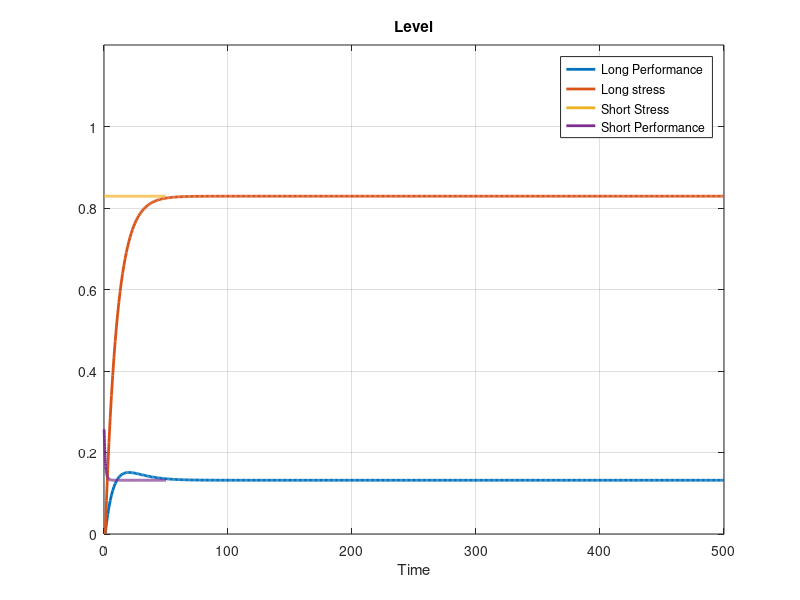

MATLAB code for this plot:
clc
clear;


% Time vector
% duration
T = 50;
% change rate (0 to 1)
dt = 0.1;
% time steps
numSteps = T / dt;
% vectorization of time space
time = linspace(0, T, numSteps);

% Initialize arrays to store the variables over time
HR = zeros(1, numSteps); % Heart Rate
SQ = zeros(1, numSteps); % Sleep Quality
MC = zeros(1, numSteps); % Mission Complexity
ES = zeros(1, numSteps); % Environmental Stressor
EL = zeros(1, numSteps); % Experienced Level

% Initial values
for t = 1:numSteps
  HR(t) = 0.80;
  SQ(t) = 0.05;
  MC(t) = 0.85;
  EL_base(t) = 0.10;
  ES(t) = 0.88;
end

% Initialize arrays for the other variables
CL = zeros(1, numSteps);
SLs = zeros(1, numSteps);
PF = zeros(1, numSteps);
RT = zeros(1, numSteps);
SA = zeros(1, numSteps);
Ps = zeros(1, numSteps);
SLl = zeros(1, numSteps);
Pl = zeros(1, numSteps);

% Initial values for long-term variables
SLl(1) = 0.0;
Pl(1) = 0.0;

% Define parameters (tune these as needed)
alpha_CL = 0.3;
w_CL1 = 0.3;
w_CL2 = 0.3;
w_CL3 = 0.4;
beta_CL = 0.3;

w_SLs1 = 0.3;
w_SLs2 = 0.3;
w_SLs3 = 0.4;
lamda_SLs = 0.3;
alpha_SLs = 0.4;

alpha_PF = 0.5;
w_PF1 = 0.5;
w_PF2 = 0.5;

gamma_RT = 0.5;
w_RT1 = 0.5;
w_RT2 = 0.5;
w_RT3 = 0.5;
w_RT4 = 0.5;

beta_SA = 0.5;
w_SA1 = 0.3;
w_SA2 = 0.3;
w_SA3 = 0.3;

delta_EL = 0.5;

eta_Ps = 0.5;
w_Ps1 = 0.5;
w_Ps2 = 0.5;
w_Ps3 = 0.5;
w_Ps4 = 0.5;

CL(1) = (1 - alpha_CL * EL(1)) * ((w_CL1 * MC(1) + w_CL2 * ES(1) + w_CL3 * HR(1)) - beta_CL * SQ(1));

SLs(1) = ((w_SLs1 * HR(1) + w_SLs2 * ES(1) + w_SLs3 * MC(1)) - lamda_SLs * SQ(1)) * (1 - alpha_SLs * EL(1)) ;

PF(1) = alpha_PF * (w_PF1 * HR(1) + w_PF2 * (1 - SQ(1))) + (1 - alpha_PF) * SLl(1);

RT(1) = gamma_RT *( w_RT1*SQ(1) + w_RT2*SA(1)) + (1 - gamma_RT) * (1-(w_RT3*CL(1) + w_RT4*PF(1)));

SA(1) = (beta_SA *(w_SA1 * SQ(1) + w_SA2 * EL(1) + w_SA3 * Pl(1)) + (1 - beta_SA)*(1 - CL(1)));

Ps(1) = eta_Ps *(w_Ps1 * SA(1) + w_Ps2 * RT(1)) + (1- eta_Ps)*(1-(w_Ps3* SLs(1) + w_Ps4 * PF(1)));

EL(1) = delta_EL * EL_base(1) + (1 - delta_EL) * Pl(1);

for t = 2 : numSteps
    % Compute Cognitive Load (CL)
    CL(t) = (1 - alpha_CL * EL(t)) * ((w_CL1 * MC(t) + w_CL2 * ES(t) + w_CL3 * HR(t)) - beta_CL * SQ(t));

    % Compute Short-Term Stress Level (SLs)
    SLs(t) = ((w_SLs1 * HR(t) + w_SLs2 * ES(t) + w_SLs3 * MC(t)) - lamda_SLs*SQ(t)) * (1 - alpha_SLs*EL(t)) ;

    % Compute Physical Fatigue (PF)
    PF(t) = alpha_PF * (w_PF1 * HR(t) + w_PF2 * (1 - SQ(t))) + (1 - alpha_PF) * SLl(t-1);

    % Compute Reaction Time (RT)
    RT(t) = gamma_RT *( w_RT1*SQ(t) + w_RT2*SA(t)) + (1 - gamma_RT) * (1-(w_RT3*CL(t) + w_RT4*PF(t)));

    % Compute Situational Awareness (SA)
    SA(t) = beta_SA *(w_SA1 * SQ(t) + w_SA2 * EL(t) + w_SA3 * Pl(t-1))+((1- beta_SA)*(1- CL(t)));

    % Compute Short-Term Performance (Ps)
    Ps(t) = eta_Ps *(w_Ps1 * SA(t) + w_Ps2 * RT(t)) + (1- eta_Ps)*(1-(w_Ps3* SLs(t) + w_Ps4 * PF(t)));

    % Update Long-Term Stress Level (SLl)
    SLl(t) = SLl(t-1) + (SLs(t) - SLl(t-1)) * dt;
    SLl(t) = max(0, min(1, SLl(t))); % Ensure SLl stays within [0, 1]

    % Update Long-Term Performance (Pl)
    Pl(t) = Pl(t-1) + (Ps(t) - Pl(t-1)) * dt;
    Pl(t) = max(0, min(1, Pl(t))); % Ensure Pl stays within [0, 1]


    % Update Experienced Level (EL) for the next step
    EL(t) = delta_EL * EL_base(t) + (1 - delta_EL) * Pl(t-1);
end

% set maximum axis y - for graphs
minLimX = 0;
% set maximum axis y - for graphs
maxLimY = 1.2;


% Plotting
t = 1:numSteps;
figure;
plot(t, Pl, 'LineWidth', 2); % plotting results from Long-Term Performance
hold on;
plot(t, SLl ,'LineWidth', 2); % plotting results from Long-Term Stress Level
plot(time, SLs, 'LineWidth', 2); % plotting results from Short-Term Stress Level
plot(time, Ps, 'LineWidth', 2); % plotting results from Short-Term Performance
title('Level');
xlabel('Time');
legend('Long Performance', 'Long stress', 'Short Stress', 'Short Performance');
xlim([0 t(end)]);
ylim([minLimX maxLimY]);
grid on;

